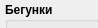
    <widget class="QWidget" name="page_7">
     <property name="geometry">
      <rect>
       <x>0</x>
       <y>0</y>
       <width>98</width>
       <height>28</height>
      </rect>
     </property>
     <attribute name="label">
      <string>Дополнительно</string>
     </attribute>
     <widget class="QGroupBox" name="groupBox_4">
      <property name="geometry">
       <rect>
        <x>5</x>
        <y>2</y>
        <width>231</width>
        <height>231</height>
       </rect>
      </property>
      <property name="font">
       <font>
        <weight>75</weight>
        <bold>true</bold>
       </font>
      </property>
      <property name="title">
       <string>Бегунки</string>
      </property>
      <layout class="QVBoxLayout" name="verticalLayout_26">
       <property name="spacing">
        <number>1</number>
       </property>
       <property name="leftMargin">
        <number>2</number>
       </property>
       <property name="topMargin">
        <number>2</number>
       </property>
       <property name="rightMargin">
        <number>2</number>
       </property>
       <property name="bottomMargin">
        <number>2</number>
       </property>
       <item>
        <layout class="QVBoxLayout" name="verticalLayout_23">
         <property name="spacing">
          <number>1</number>
         </property>
         <item>
          <widget class="QLabel" name="label_69">
           <property name="font">
            <font>
             <family>Times New Roman</family>
             <italic>true</italic>
            </font>
           </property>
           <property name="text">
            <string>Выбор этапа</string>
           </property>
          </widget>
         </item>
         <item>
          <widget class="QComboBox" name="comboBox_select_stage_begunki">
           <property name="editable">
            <bool>false</bool>
           </property>
          </widget>
         </item>
        </layout>
       </item>
       <item>
        <layout class="QVBoxLayout" name="verticalLayout_24">
         <property name="spacing">
          <number>1</number>
         </property>
         <item>
          <widget class="QLabel" name="label_68">
           <property name="font">
            <font>
             <family>Times New Roman</family>
             <italic>true</italic>
            </font>
           </property>
           <property name="text">
            <string>Номер группы, финала</string>
           </property>
          </widget>
         </item>
         <item>
          <widget class="QComboBox" name="comboBox_select_group_begunki">
           <property name="editable">
            <bool>false</bool>
           </property>
           <property name="insertPolicy">
            <enum>QComboBox::InsertAlphabetically</enum>
           </property>
          </widget>
         </item>
        </layout>
       </item>
       <item>
        <layout class="QVBoxLayout" name="verticalLayout_25">
         <property name="spacing">
          <number>1</number>
         </property>
         <item>
          <widget class="QLabel" name="label_70">
           <property name="font">
            <font>
             <family>Times New Roman</family>
             <italic>true</italic>
            </font>
           </property>
           <property name="text">
            <string>Диапазон печати</string>
           </property>
          </widget>
         </item>
         <item>
          <layout class="QHBoxLayout" name="horizontalLayout_15">
           <property name="spacing">
            <number>1</number>
           </property>
           <item>
            <widget class="QComboBox" name="comboBox_select_tours"/>
           </item>
           <item>
            <widget class="QLineEdit" name="lineEdit_range_tours"/>
           </item>
          </layout>
         </item>
        </layout>
       </item>
       <item>
        <layout class="QHBoxLayout" name="horizontalLayout_16">
         <property name="spacing">
          <number>1</number>
         </property>
         <item>
          <widget class="QPushButton" name="Button_print_begunki">
           <property name="sizePolicy">
            <sizepolicy hsizetype="Expanding" vsizetype="Fixed">
             <horstretch>0</horstretch>
             <verstretch>0</verstretch>
            </sizepolicy>
           </property>
           <property name="font">
            <font>
             <family>Times New Roman</family>
             <pointsize>10</pointsize>
             <italic>true</italic>
            </font>
           </property>
           <property name="text">
            <string>Печать</string>
           </property>
          </widget>
         </item>
         <item>
          <widget class="QPushButton" name="Button_view_begunki">
           <property name="sizePolicy">
            <sizepolicy hsizetype="Expanding" vsizetype="Fixed">
             <horstretch>0</horstretch>
             <verstretch>0</verstretch>
            </sizepolicy>
           </property>
           <property name="font">
            <font>
             <family>Times New Roman</family>
             <pointsize>10</pointsize>
             <italic>true</italic>
            </font>
           </property>
           <property name="text">
            <string>Просмотр</string>
           </property>
          </widget>
         </item>
        </layout>
       </item>
      </layout>
     </widget>
     <widget class="Line" name="line_3">
      <property name="geometry">
       <rect>
        <x>10</x>
        <y>240</y>
        <width>221</width>
        <height>16</height>
       </rect>
      </property>
      <property name="orientation">
       <enum>Qt::Horizontal</enum>
      </property>
     </widget>
     <widget class="QPushButton" name="Button_proba">
      <property name="geometry">
       <rect>
        <x>20</x>
        <y>380</y>
        <width>113</width>
        <height>32</height>
       </rect>
      </property>
      <property name="text">
       <string>Проверка</string>
      </property>
     </widget>
     <widget class="QPushButton" name="Button_system_made">
      <property name="geometry">
       <rect>
        <x>130</x>
        <y>380</y>
        <width>95</width>
        <height>32</height>
       </rect>
      </property>
      <property name="sizePolicy">
       <sizepolicy hsizetype="Minimum" vsizetype="Fixed">
        <horstretch>0</horstretch>
        <verstretch>0</verstretch>
       </sizepolicy>
      </property>
      <property name="text">
       <string>Создать</string>
      </property>
     </widget>
     <widget class="QCheckBox" name="checkBox_3">
      <property name="geometry">
       <rect>
        <x>10</x>
        <y>390</y>
        <width>19</width>
        <height>18</height>
       </rect>
      </property>
      <property name="text">
       <string/>
      </property>
     </widget>
     <widget class="QGroupBox" name="groupBox_9">
      <property name="geometry">
       <rect>
        <x>10</x>
        <y>250</y>
        <width>221</width>
        <height>111</height>
       </rect>
      </property>
      <property name="font">
       <font>
        <italic>true</italic>
       </font>
      </property>
      <property name="title">
       <string>Статистика игрока</string>
      </property>
      <property name="flat">
       <bool>false</bool>
      </property>
      <property name="checkable">
       <bool>false</bool>
      </property>
      <layout class="QVBoxLayout" name="verticalLayout_11">
       <property name="spacing">
        <number>1</number>
       </property>
       <property name="leftMargin">
        <number>1</number>
       </property>
       <property name="topMargin">
        <number>1</number>
       </property>
       <property name="rightMargin">
        <number>1</number>
       </property>
       <property name="bottomMargin">
        <number>1</number>
       </property>
       <item>
        <widget class="QLabel" name="label_76">
         <property name="font">
          <font>
           <family>Times New Roman</family>
           <pointsize>13</pointsize>
           <italic>true</italic>
          </font>
         </property>
         <property name="text">
          <string>Выберите игрока</string>
         </property>
        </widget>
       </item>
       <item>
        <widget class="QLineEdit" name="lineEdit_find_player_stat"/>
       </item>
       <item>
        <widget class="QPushButton" name="Button_player_stat">
         <property name="font">
          <font>
           <family>Times New Roman</family>
          </font>
         </property>
         <property name="text">
          <string>Статистика</string>
         </property>
        </widget>
       </item>
      </layout>
     </widget>
    </widget>
